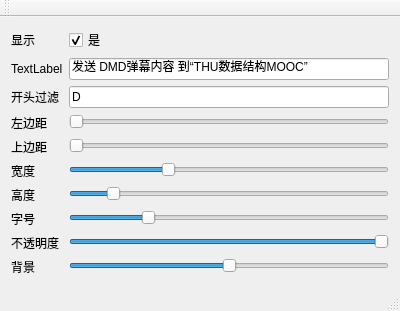
<?xml version="1.0" encoding="UTF-8"?>
<ui version="4.0">
 <class>MainWindow</class>
 <widget class="QMainWindow" name="MainWindow">
  <property name="geometry">
   <rect>
    <x>0</x>
    <y>0</y>
    <width>400</width>
    <height>311</height>
   </rect>
  </property>
  <property name="windowTitle">
   <string>弹幕控制台</string>
  </property>
  <widget class="QWidget" name="centralWidget">
   <layout class="QVBoxLayout" name="verticalLayout">
    <item>
     <layout class="QFormLayout" name="formLayout_2">
      <item row="0" column="0">
       <widget class="QLabel" name="label">
        <property name="text">
         <string>显示</string>
        </property>
       </widget>
      </item>
      <item row="0" column="1">
       <widget class="QCheckBox" name="checkBoxVisible">
        <property name="text">
         <string>是</string>
        </property>
        <property name="checked">
         <bool>true</bool>
        </property>
       </widget>
      </item>
      <item row="3" column="0">
       <widget class="QLabel" name="label_2">
        <property name="text">
         <string>左边距</string>
        </property>
       </widget>
      </item>
      <item row="4" column="0">
       <widget class="QLabel" name="label_3">
        <property name="text">
         <string>上边距</string>
        </property>
       </widget>
      </item>
      <item row="4" column="1">
       <widget class="QSlider" name="horizontalSliderUp">
        <property name="maximum">
         <number>1000</number>
        </property>
        <property name="pageStep">
         <number>100</number>
        </property>
        <property name="orientation">
         <enum>Qt::Horizontal</enum>
        </property>
       </widget>
      </item>
      <item row="5" column="0">
       <widget class="QLabel" name="label_4">
        <property name="text">
         <string>宽度</string>
        </property>
       </widget>
      </item>
      <item row="5" column="1">
       <widget class="QSlider" name="horizontalSliderWidth">
        <property name="maximum">
         <number>1000</number>
        </property>
        <property name="value">
         <number>300</number>
        </property>
        <property name="orientation">
         <enum>Qt::Horizontal</enum>
        </property>
       </widget>
      </item>
      <item row="6" column="0">
       <widget class="QLabel" name="label_5">
        <property name="text">
         <string>高度</string>
        </property>
       </widget>
      </item>
      <item row="6" column="1">
       <widget class="QSlider" name="horizontalSliderHeight">
        <property name="maximum">
         <number>1000</number>
        </property>
        <property name="value">
         <number>120</number>
        </property>
        <property name="orientation">
         <enum>Qt::Horizontal</enum>
        </property>
       </widget>
      </item>
      <item row="7" column="0">
       <widget class="QLabel" name="label_6">
        <property name="text">
         <string>字号</string>
        </property>
       </widget>
      </item>
      <item row="7" column="1">
       <widget class="QSlider" name="horizontalSliderFontsize">
        <property name="minimum">
         <number>12</number>
        </property>
        <property name="maximum">
         <number>80</number>
        </property>
        <property name="pageStep">
         <number>4</number>
        </property>
        <property name="value">
         <number>28</number>
        </property>
        <property name="orientation">
         <enum>Qt::Horizontal</enum>
        </property>
       </widget>
      </item>
      <item row="8" column="0">
       <widget class="QLabel" name="label_7">
        <property name="text">
         <string>不透明度</string>
        </property>
       </widget>
      </item>
      <item row="8" column="1">
       <widget class="QSlider" name="horizontalSliderOpacity">
        <property name="maximum">
         <number>1000</number>
        </property>
        <property name="pageStep">
         <number>100</number>
        </property>
        <property name="value">
         <number>1000</number>
        </property>
        <property name="orientation">
         <enum>Qt::Horizontal</enum>
        </property>
       </widget>
      </item>
      <item row="3" column="1">
       <widget class="QSlider" name="horizontalSliderLeft">
        <property name="maximum">
         <number>1000</number>
        </property>
        <property name="pageStep">
         <number>100</number>
        </property>
        <property name="orientation">
         <enum>Qt::Horizontal</enum>
        </property>
       </widget>
      </item>
      <item row="2" column="0">
       <widget class="QLabel" name="label_8">
        <property name="text">
         <string>开头过滤</string>
        </property>
       </widget>
      </item>
      <item row="2" column="1">
       <widget class="QLineEdit" name="lineEditFilter">
        <property name="text">
         <string>D</string>
        </property>
       </widget>
      </item>
      <item row="9" column="0">
       <widget class="QLabel" name="label_9">
        <property name="text">
         <string>背景</string>
        </property>
       </widget>
      </item>
      <item row="9" column="1">
       <widget class="QSlider" name="horizontalSliderBackground">
        <property name="maximum">
         <number>1000</number>
        </property>
        <property name="pageStep">
         <number>100</number>
        </property>
        <property name="value">
         <number>500</number>
        </property>
        <property name="orientation">
         <enum>Qt::Horizontal</enum>
        </property>
       </widget>
      </item>
      <item row="1" column="0">
       <widget class="QLabel" name="label_10">
        <property name="text">
         <string>TextLabel</string>
        </property>
       </widget>
      </item>
      <item row="1" column="1">
       <widget class="QLineEdit" name="lineEditTitle">
        <property name="text">
         <string>发送 DMD弹幕内容 到“THU数据结构MOOC”</string>
        </property>
       </widget>
      </item>
     </layout>
    </item>
   </layout>
  </widget>
  <widget class="QMenuBar" name="menuBar">
   <property name="geometry">
    <rect>
     <x>0</x>
     <y>0</y>
     <width>400</width>
     <height>23</height>
    </rect>
   </property>
  </widget>
  <widget class="QToolBar" name="mainToolBar">
   <attribute name="toolBarArea">
    <enum>TopToolBarArea</enum>
   </attribute>
   <attribute name="toolBarBreak">
    <bool>false</bool>
   </attribute>
  </widget>
  <widget class="QStatusBar" name="statusBar"/>
 </widget>
 <layoutdefault spacing="6" margin="11"/>
 <tabstops>
  <tabstop>checkBoxVisible</tabstop>
  <tabstop>lineEditTitle</tabstop>
  <tabstop>lineEditFilter</tabstop>
  <tabstop>horizontalSliderLeft</tabstop>
  <tabstop>horizontalSliderUp</tabstop>
  <tabstop>horizontalSliderWidth</tabstop>
  <tabstop>horizontalSliderHeight</tabstop>
  <tabstop>horizontalSliderFontsize</tabstop>
  <tabstop>horizontalSliderOpacity</tabstop>
  <tabstop>horizontalSliderBackground</tabstop>
 </tabstops>
 <resources/>
 <connections/>
</ui>
